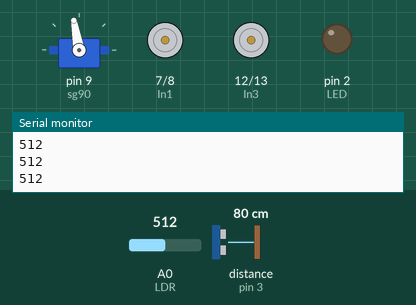
Simulated run of this sketch. Board: Arduino Uno, built with avr-gcc and run on an emulated ATmega328P. Parts: servo, motor-driver pin pairs drawn as motors (green arrow = first pin HIGH = forward, orange = second pin HIGH = backward, longer = more drive, scaled by the enable pin), output pins drawn as LEDs (lit = HIGH), the last lines printed to the serial monitor. Wiring (inferred from the names in the program): ultrasonic range finder: trigger pin 4; echo pin 3. Inputs (shaded band) come from the test bench; at power-on: A0 (LDR) = 512, distance to the obstacle (sensor on pin 3) 80 cm. The echo pulse lasts 58.3 µs per cm; pins used as bus, display or sensor lines are not drawn.

Above: at 3.6 s.
3.7 s: A0 (LDR) set to 585
5.6 s: A0 (LDR) set to 609
At 7.6 s:
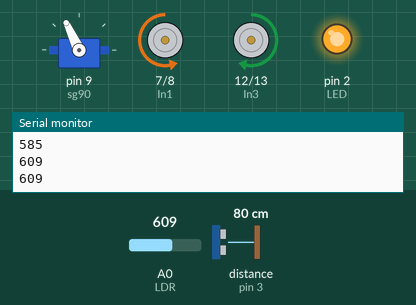
8.4 s: A0 (LDR) set to 590
At 10.0 s:
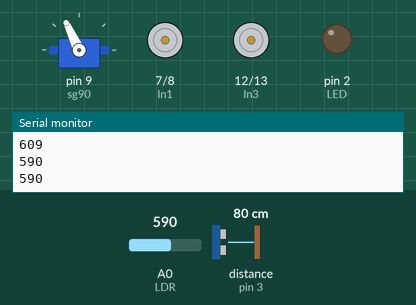
11.0 s: A0 (LDR) set to 610
At 12.7 s:
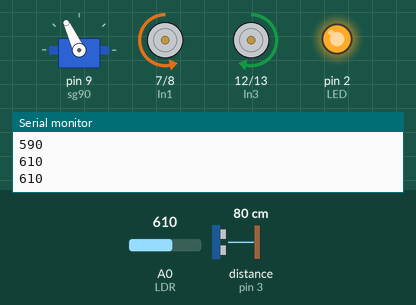
13.0 s: distance to the obstacle (sensor on pin 3) set to 24 cm
14.9 s: distance to the obstacle (sensor on pin 3) set to 19 cm
At 17.0 s:
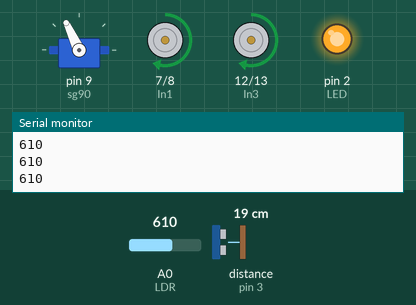
Timing chart, 0 to 18.9 s (numbered marks = the images above; inputs shaded):
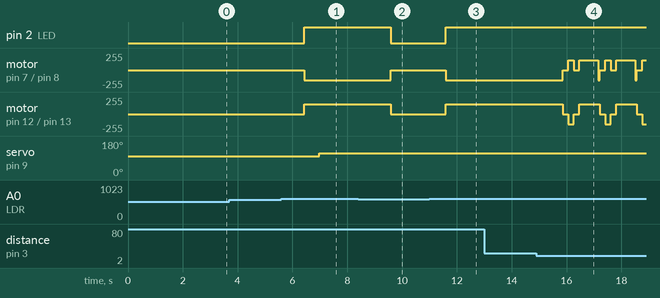

Measured:
- the behaviour switches between 599 and 600 on A0 (LDR) (found by bisection; images 0 and 1)
- the behaviour switches between 21 and 20 cm on distance to the obstacle (sensor on pin 3) (found by bisection; images 3 and 4)
- after the input at 5.6 s, pin 2 (LED): LOW → HIGH after 0.82 s; motor on pin 7 (In1) / pin 8 (In2): stopped → backward 150/255 after 0.82 s; motor on pin 12 (In3) / pin 13 (In4): stopped → forward 150/255 after 0.82 s; servo on pin 9 (sg90): 100° → 115° after 1.4 s
- after the input at 8.4 s, pin 2 (LED): HIGH → LOW after 1.2 s; motor on pin 7 (In1) / pin 8 (In2): backward 150/255 → stopped after 1.2 s; motor on pin 12 (In3) / pin 13 (In4): forward 150/255 → stopped after 1.2 s
- after the input at 11.0 s, pin 2 (LED): LOW → HIGH after 0.59 s; motor on pin 7 (In1) / pin 8 (In2): stopped → backward 150/255 after 0.59 s; motor on pin 12 (In3) / pin 13 (In4): stopped → forward 150/255 after 0.59 s

The sketch:

Car.ino
```cpp
#include <Servo.h> //servo motor library

//DECLARING THE LDR SENSOR
int LDR = 0;//ldr uses pin A0
int LDRValue = 0;//variable to store LDR value

//DECLARING THE GREEN LED
int LED = 2;//led uses pin 2

//DECLARING THE MOTOR DRIVER
//right motor
int In1 = 7;//uses pin 7, controlls direction of motor
int In2 = 8;//uses pin 8
int ENA = 5;//uses pin ~5, controlls speed of motor

//left motor
int In3 = 12;//uses pin 12
int In4 = 13;//uses pin 13
int ENB = 6;//uses pin ~6

int SPEED = 150;//motor's speed

//DECLARING THE SERVO MOTOR
Servo sg90;//the used servo motor

//DECLARING THE ULTRASENSOR
#define trig 4//uses pin 4
#define echo 3//uses pin ~3

int duration, distance;/*duration of the traveling sound &
the calculated distance of an object*/

void forward()//function that moves motors forward
{
   //right motor moves forward
  digitalWrite(In1,LOW);
  digitalWrite(In2,HIGH);
  analogWrite(ENA,SPEED);

  //left motor moves forward
  digitalWrite(In3,HIGH);
  digitalWrite(In4,LOW);
  analogWrite(ENB,SPEED);
}

void stops()//function that stops motors
{
   //right motor stops
  digitalWrite(In1,LOW);
  digitalWrite(In2,LOW);

  //left motor stops
  digitalWrite(In3,LOW);
  digitalWrite(In4,LOW);
}

void backward()//function that moves motors backwards
{
  //right motor moves backward
  digitalWrite(In1,HIGH);
  digitalWrite(In2,LOW);

  //left motor moves backward
  digitalWrite(In3,LOW);
  digitalWrite(In4,HIGH);
}

void right()//function that moves motors right direction
{
   //right motor moves right
  digitalWrite(In1,HIGH);
  digitalWrite(In2,LOW);
  analogWrite(ENA,SPEED);

  //left motor moves right
  digitalWrite(In3,HIGH);
  digitalWrite(In4,LOW);
  analogWrite(ENB,SPEED);
}

void left()//funcion that moves motors left direction
{
   //right motor moves left
  digitalWrite(In1,LOW);
  digitalWrite(In2,HIGH);
  analogWrite(ENA,SPEED);

  //left motor moves left
  digitalWrite(In3,LOW);
  digitalWrite(In4,HIGH);
  analogWrite(ENB,SPEED);
}

int sonar()//function that calculates the distance of an object
{
  digitalWrite(trig,LOW);/*giving a short LOW pulse to ensure a
  clean HIGH pulse*/
  delayMicroseconds(2);

  digitalWrite(trig,HIGH);/*sensor triggered by a HIGH pulse for
  10 microseconds*/
  delayMicroseconds(10);
  digitalWrite(trig,LOW);

  duration = pulseIn(echo,HIGH);/*echo receiving a high pulse
  which is the time of the reflected wave*/
  distance = (duration/2)/29.1;//converting time into a distance(cm)

  return distance;
}

int sonarR()//distance from the right side of the servo
{
    digitalWrite(trig,LOW);
    delayMicroseconds(2);

    digitalWrite(trig,HIGH);
    delayMicroseconds(10);
    digitalWrite(trig,LOW);

    int durationR = pulseIn(echo,HIGH);
    int distanceR = (durationR/2)/29.1;

    return distanceR;
}

int sonarL()//distance from the left side of the servo
{
    digitalWrite(trig,LOW);
    delayMicroseconds(2);

    digitalWrite(trig,HIGH);
    delayMicroseconds(10);
    digitalWrite(trig,LOW);

    int durationL = pulseIn(echo,HIGH);
    int distanceL = (durationL/2)/29.1;

    return distanceL;
}

int lookRight()//servo turns right direction
{
  delay(500);
  sg90.write(50);//servo turns an angle of 50
  delay(500);

  int disR = sonarR();
  delay(100);

  return disR;
}

int lookLeft()//servo turns left direction
{
  delay(500);
  sg90.write(180);
  delay(500);

  int disL = sonarL();

  return disL;
}

void setup() {
  // put your setup code here, to run once:

  //Initializing the LDR Sensor
  pinMode(LDR,INPUT);

  //Initializing the LED
  pinMode(LED,OUTPUT);

  //Initializing the right motor
  pinMode(In1,OUTPUT);
  pinMode(In2,OUTPUT);
  pinMode(ENA,OUTPUT);
  //Initializing the left motor
  pinMode(In3,OUTPUT);
  pinMode(In4,OUTPUT);
  pinMode(ENB,OUTPUT);

  //Initializing the servo pin
  sg90.attach(9);//pin ~9

  //Initializing the ultrasensor
  pinMode(trig,OUTPUT);
  pinMode(echo,INPUT);

  sg90.write(100);
  delay(2000);

  distance = sonar();
  delay(100);
  distance = sonar();
  delay(100);
  distance = sonar();
  delay(100);
  distance = sonar();
  delay(100);

  Serial.begin(9600);//serial's speed(9600 bit/sec of info)
}

void loop() {
  // put your main code here, to run repeatedly:

  //Reading the LDR value
  LDRValue = analogRead(LDR);
  Serial.println(LDRValue);
  delay(500);

  if((LDRValue >= 600) && (LDRValue <850))
  {
    digitalWrite(LED,HIGH);//led is on
    forward();
    delay(50);

    sonar();

    int dL = 0;//distance left
    int dR = 0;//distance right

    if(distance <= 20)
    {
      stops();
      delay(200);
      backward();
      delay(200);
      stops();
      delay(200);
      right();
      delay(200);

    }
    else
    {
      delay(500);
      sg90.write(115);//servo is neither turned right not left
      forward();
    }
  }
  else
  {
    digitalWrite(LED,LOW);//led is off
    stops();//motors are stopped
  }
}
```
